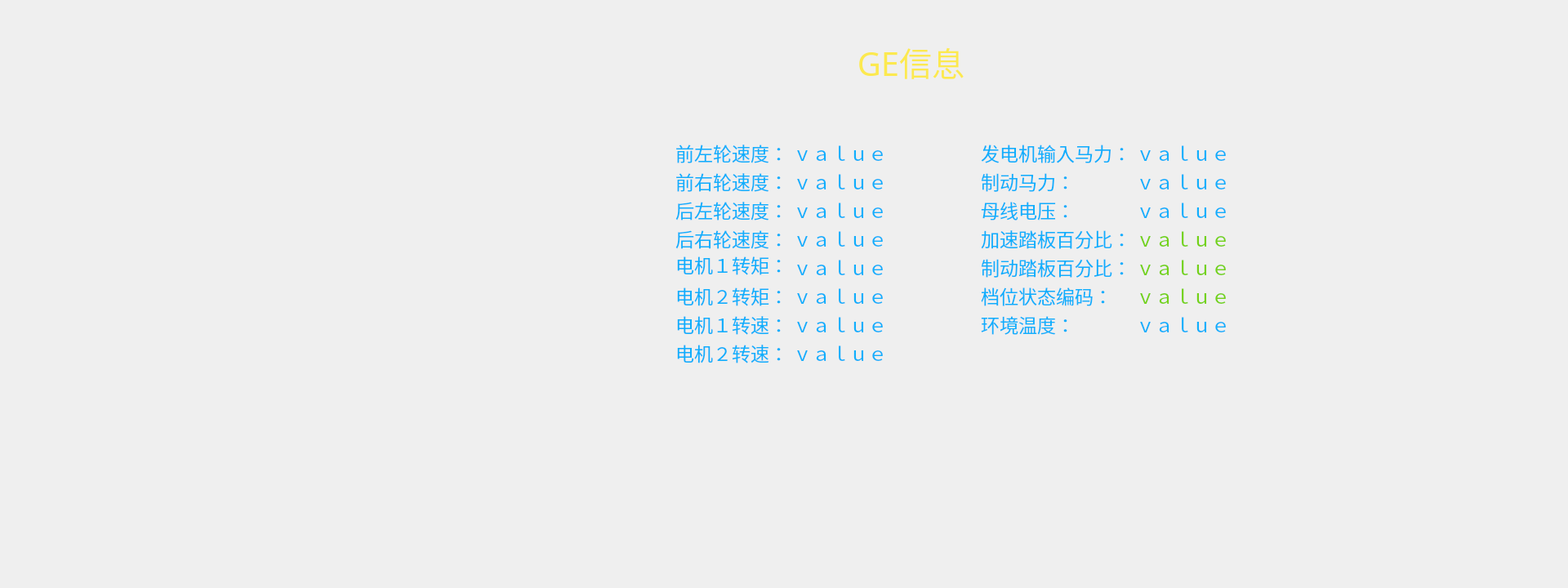
<?xml version="1.0" encoding="UTF-8"?>
<ui version="4.0">
 <class>Form_GE</class>
 <widget class="QWidget" name="Form_GE">
  <property name="geometry">
   <rect>
    <x>0</x>
    <y>0</y>
    <width>1920</width>
    <height>720</height>
   </rect>
  </property>
  <property name="windowTitle">
   <string>Form</string>
  </property>
  <property name="styleSheet">
   <string notr="true">/*background-image: url(:/pic_de260/bg_01.png);*/
QLabel{
color: rgb(15, 175, 252);
font: 17pt &quot;WenQuanYi Zen Hei&quot;;
}</string>
  </property>
  <widget class="QLabel" name="label">
   <property name="geometry">
    <rect>
     <x>930</x>
     <y>50</y>
     <width>371</width>
     <height>51</height>
    </rect>
   </property>
   <property name="font">
    <font>
     <family>TakaoPGothic</family>
     <pointsize>30</pointsize>
     <weight>50</weight>
     <italic>false</italic>
     <bold>false</bold>
    </font>
   </property>
   <property name="styleSheet">
    <string notr="true">color: rgb(252, 233, 79);
font: 30pt &quot;TakaoPGothic&quot;;</string>
   </property>
   <property name="text">
    <string>GE信息</string>
   </property>
   <property name="alignment">
    <set>Qt::AlignCenter</set>
   </property>
  </widget>
  <widget class="QLabel" name="label_2">
   <property name="geometry">
    <rect>
     <x>1290</x>
     <y>50</y>
     <width>81</width>
     <height>51</height>
    </rect>
   </property>
   <property name="font">
    <font>
     <family>WenQuanYi Zen Hei</family>
     <pointsize>17</pointsize>
     <weight>50</weight>
     <italic>false</italic>
     <bold>false</bold>
    </font>
   </property>
   <property name="styleSheet">
    <string notr="true"/>
   </property>
   <property name="text">
    <string/>
   </property>
   <property name="pixmap">
    <pixmap resource="resources.qrc">:/ico_260/919.png</pixmap>
   </property>
   <property name="scaledContents">
    <bool>false</bool>
   </property>
   <property name="alignment">
    <set>Qt::AlignCenter</set>
   </property>
  </widget>
  <widget class="QLabel" name="text1">
   <property name="geometry">
    <rect>
     <x>781</x>
     <y>172</y>
     <width>184</width>
     <height>29</height>
    </rect>
   </property>
   <property name="minimumSize">
    <size>
     <width>184</width>
     <height>0</height>
    </size>
   </property>
   <property name="font">
    <font>
     <family>WenQuanYi Zen Hei</family>
     <pointsize>17</pointsize>
     <weight>50</weight>
     <italic>false</italic>
     <bold>false</bold>
    </font>
   </property>
   <property name="styleSheet">
    <string notr="true"/>
   </property>
   <property name="text">
    <string>前左轮速度：</string>
   </property>
   <property name="scaledContents">
    <bool>false</bool>
   </property>
   <property name="alignment">
    <set>Qt::AlignRight|Qt::AlignTrailing|Qt::AlignVCenter</set>
   </property>
  </widget>
  <widget class="QLabel" name="text1_5">
   <property name="geometry">
    <rect>
     <x>971</x>
     <y>172</y>
     <width>160</width>
     <height>29</height>
    </rect>
   </property>
   <property name="minimumSize">
    <size>
     <width>160</width>
     <height>0</height>
    </size>
   </property>
   <property name="font">
    <font>
     <family>WenQuanYi Zen Hei</family>
     <pointsize>17</pointsize>
     <weight>50</weight>
     <italic>false</italic>
     <bold>false</bold>
    </font>
   </property>
   <property name="styleSheet">
    <string notr="true"/>
   </property>
   <property name="text">
    <string>ｖａｌｕｅ</string>
   </property>
   <property name="alignment">
    <set>Qt::AlignLeading|Qt::AlignLeft|Qt::AlignVCenter</set>
   </property>
  </widget>
  <widget class="QLabel" name="text1_2">
   <property name="geometry">
    <rect>
     <x>781</x>
     <y>207</y>
     <width>184</width>
     <height>29</height>
    </rect>
   </property>
   <property name="minimumSize">
    <size>
     <width>184</width>
     <height>0</height>
    </size>
   </property>
   <property name="font">
    <font>
     <family>WenQuanYi Zen Hei</family>
     <pointsize>17</pointsize>
     <weight>50</weight>
     <italic>false</italic>
     <bold>false</bold>
    </font>
   </property>
   <property name="styleSheet">
    <string notr="true"/>
   </property>
   <property name="text">
    <string>前右轮速度：</string>
   </property>
   <property name="scaledContents">
    <bool>true</bool>
   </property>
   <property name="alignment">
    <set>Qt::AlignRight|Qt::AlignTrailing|Qt::AlignVCenter</set>
   </property>
  </widget>
  <widget class="QLabel" name="text1_6">
   <property name="geometry">
    <rect>
     <x>971</x>
     <y>207</y>
     <width>160</width>
     <height>29</height>
    </rect>
   </property>
   <property name="minimumSize">
    <size>
     <width>160</width>
     <height>0</height>
    </size>
   </property>
   <property name="font">
    <font>
     <family>WenQuanYi Zen Hei</family>
     <pointsize>17</pointsize>
     <weight>50</weight>
     <italic>false</italic>
     <bold>false</bold>
    </font>
   </property>
   <property name="styleSheet">
    <string notr="true"/>
   </property>
   <property name="text">
    <string>ｖａｌｕｅ</string>
   </property>
   <property name="alignment">
    <set>Qt::AlignLeading|Qt::AlignLeft|Qt::AlignVCenter</set>
   </property>
  </widget>
  <widget class="QLabel" name="text1_3">
   <property name="geometry">
    <rect>
     <x>781</x>
     <y>242</y>
     <width>184</width>
     <height>29</height>
    </rect>
   </property>
   <property name="minimumSize">
    <size>
     <width>184</width>
     <height>0</height>
    </size>
   </property>
   <property name="font">
    <font>
     <family>WenQuanYi Zen Hei</family>
     <pointsize>17</pointsize>
     <weight>50</weight>
     <italic>false</italic>
     <bold>false</bold>
    </font>
   </property>
   <property name="styleSheet">
    <string notr="true"/>
   </property>
   <property name="text">
    <string>后左轮速度：</string>
   </property>
   <property name="alignment">
    <set>Qt::AlignRight|Qt::AlignTrailing|Qt::AlignVCenter</set>
   </property>
  </widget>
  <widget class="QLabel" name="text1_7">
   <property name="geometry">
    <rect>
     <x>971</x>
     <y>242</y>
     <width>160</width>
     <height>29</height>
    </rect>
   </property>
   <property name="minimumSize">
    <size>
     <width>160</width>
     <height>0</height>
    </size>
   </property>
   <property name="font">
    <font>
     <family>WenQuanYi Zen Hei</family>
     <pointsize>17</pointsize>
     <weight>50</weight>
     <italic>false</italic>
     <bold>false</bold>
    </font>
   </property>
   <property name="styleSheet">
    <string notr="true"/>
   </property>
   <property name="text">
    <string>ｖａｌｕｅ</string>
   </property>
   <property name="alignment">
    <set>Qt::AlignLeading|Qt::AlignLeft|Qt::AlignVCenter</set>
   </property>
  </widget>
  <widget class="QLabel" name="text1_4">
   <property name="geometry">
    <rect>
     <x>781</x>
     <y>277</y>
     <width>184</width>
     <height>29</height>
    </rect>
   </property>
   <property name="minimumSize">
    <size>
     <width>184</width>
     <height>0</height>
    </size>
   </property>
   <property name="font">
    <font>
     <family>WenQuanYi Zen Hei</family>
     <pointsize>17</pointsize>
     <weight>50</weight>
     <italic>false</italic>
     <bold>false</bold>
    </font>
   </property>
   <property name="styleSheet">
    <string notr="true"/>
   </property>
   <property name="text">
    <string>后右轮速度：</string>
   </property>
   <property name="alignment">
    <set>Qt::AlignRight|Qt::AlignTrailing|Qt::AlignVCenter</set>
   </property>
  </widget>
  <widget class="QLabel" name="text1_8">
   <property name="geometry">
    <rect>
     <x>971</x>
     <y>277</y>
     <width>160</width>
     <height>29</height>
    </rect>
   </property>
   <property name="minimumSize">
    <size>
     <width>160</width>
     <height>0</height>
    </size>
   </property>
   <property name="font">
    <font>
     <family>WenQuanYi Zen Hei</family>
     <pointsize>17</pointsize>
     <weight>50</weight>
     <italic>false</italic>
     <bold>false</bold>
    </font>
   </property>
   <property name="styleSheet">
    <string notr="true"/>
   </property>
   <property name="text">
    <string>ｖａｌｕｅ</string>
   </property>
   <property name="alignment">
    <set>Qt::AlignLeading|Qt::AlignLeft|Qt::AlignVCenter</set>
   </property>
  </widget>
  <widget class="QLabel" name="text1_24">
   <property name="geometry">
    <rect>
     <x>781</x>
     <y>312</y>
     <width>184</width>
     <height>29</height>
    </rect>
   </property>
   <property name="minimumSize">
    <size>
     <width>184</width>
     <height>0</height>
    </size>
   </property>
   <property name="font">
    <font>
     <family>WenQuanYi Zen Hei</family>
     <pointsize>17</pointsize>
     <weight>50</weight>
     <italic>false</italic>
     <bold>false</bold>
    </font>
   </property>
   <property name="styleSheet">
    <string notr="true"/>
   </property>
   <property name="text">
    <string>　　电机１转矩：</string>
   </property>
   <property name="alignment">
    <set>Qt::AlignBottom|Qt::AlignRight|Qt::AlignTrailing</set>
   </property>
  </widget>
  <widget class="QLabel" name="text1_23">
   <property name="geometry">
    <rect>
     <x>971</x>
     <y>312</y>
     <width>160</width>
     <height>29</height>
    </rect>
   </property>
   <property name="minimumSize">
    <size>
     <width>160</width>
     <height>0</height>
    </size>
   </property>
   <property name="font">
    <font>
     <family>WenQuanYi Zen Hei</family>
     <pointsize>17</pointsize>
     <weight>50</weight>
     <italic>false</italic>
     <bold>false</bold>
    </font>
   </property>
   <property name="styleSheet">
    <string notr="true"/>
   </property>
   <property name="text">
    <string>ｖａｌｕｅ</string>
   </property>
   <property name="alignment">
    <set>Qt::AlignLeading|Qt::AlignLeft|Qt::AlignVCenter</set>
   </property>
  </widget>
  <widget class="QLabel" name="text1_25">
   <property name="geometry">
    <rect>
     <x>781</x>
     <y>347</y>
     <width>184</width>
     <height>29</height>
    </rect>
   </property>
   <property name="minimumSize">
    <size>
     <width>184</width>
     <height>0</height>
    </size>
   </property>
   <property name="font">
    <font>
     <family>WenQuanYi Zen Hei</family>
     <pointsize>17</pointsize>
     <weight>50</weight>
     <italic>false</italic>
     <bold>false</bold>
    </font>
   </property>
   <property name="styleSheet">
    <string notr="true"/>
   </property>
   <property name="text">
    <string>　　电机２转矩：</string>
   </property>
   <property name="alignment">
    <set>Qt::AlignRight|Qt::AlignTrailing|Qt::AlignVCenter</set>
   </property>
  </widget>
  <widget class="QLabel" name="text1_26">
   <property name="geometry">
    <rect>
     <x>971</x>
     <y>347</y>
     <width>160</width>
     <height>29</height>
    </rect>
   </property>
   <property name="minimumSize">
    <size>
     <width>160</width>
     <height>0</height>
    </size>
   </property>
   <property name="font">
    <font>
     <family>WenQuanYi Zen Hei</family>
     <pointsize>17</pointsize>
     <weight>50</weight>
     <italic>false</italic>
     <bold>false</bold>
    </font>
   </property>
   <property name="styleSheet">
    <string notr="true"/>
   </property>
   <property name="text">
    <string>ｖａｌｕｅ</string>
   </property>
   <property name="alignment">
    <set>Qt::AlignLeading|Qt::AlignLeft|Qt::AlignVCenter</set>
   </property>
  </widget>
  <widget class="QLabel" name="text1_27">
   <property name="geometry">
    <rect>
     <x>781</x>
     <y>382</y>
     <width>184</width>
     <height>29</height>
    </rect>
   </property>
   <property name="minimumSize">
    <size>
     <width>184</width>
     <height>0</height>
    </size>
   </property>
   <property name="font">
    <font>
     <family>WenQuanYi Zen Hei</family>
     <pointsize>17</pointsize>
     <weight>50</weight>
     <italic>false</italic>
     <bold>false</bold>
    </font>
   </property>
   <property name="styleSheet">
    <string notr="true"/>
   </property>
   <property name="text">
    <string>　　电机１转速：</string>
   </property>
   <property name="alignment">
    <set>Qt::AlignRight|Qt::AlignTrailing|Qt::AlignVCenter</set>
   </property>
  </widget>
  <widget class="QLabel" name="text1_28">
   <property name="geometry">
    <rect>
     <x>971</x>
     <y>382</y>
     <width>160</width>
     <height>29</height>
    </rect>
   </property>
   <property name="minimumSize">
    <size>
     <width>160</width>
     <height>0</height>
    </size>
   </property>
   <property name="font">
    <font>
     <family>WenQuanYi Zen Hei</family>
     <pointsize>17</pointsize>
     <weight>50</weight>
     <italic>false</italic>
     <bold>false</bold>
    </font>
   </property>
   <property name="styleSheet">
    <string notr="true"/>
   </property>
   <property name="text">
    <string>ｖａｌｕｅ</string>
   </property>
   <property name="alignment">
    <set>Qt::AlignLeading|Qt::AlignLeft|Qt::AlignVCenter</set>
   </property>
  </widget>
  <widget class="QLabel" name="text1_30">
   <property name="geometry">
    <rect>
     <x>781</x>
     <y>417</y>
     <width>184</width>
     <height>29</height>
    </rect>
   </property>
   <property name="minimumSize">
    <size>
     <width>184</width>
     <height>0</height>
    </size>
   </property>
   <property name="font">
    <font>
     <family>WenQuanYi Zen Hei</family>
     <pointsize>17</pointsize>
     <weight>50</weight>
     <italic>false</italic>
     <bold>false</bold>
    </font>
   </property>
   <property name="styleSheet">
    <string notr="true"/>
   </property>
   <property name="text">
    <string>　　电机２转速：</string>
   </property>
   <property name="alignment">
    <set>Qt::AlignRight|Qt::AlignTrailing|Qt::AlignVCenter</set>
   </property>
  </widget>
  <widget class="QLabel" name="text1_29">
   <property name="geometry">
    <rect>
     <x>971</x>
     <y>417</y>
     <width>160</width>
     <height>29</height>
    </rect>
   </property>
   <property name="minimumSize">
    <size>
     <width>160</width>
     <height>0</height>
    </size>
   </property>
   <property name="font">
    <font>
     <family>WenQuanYi Zen Hei</family>
     <pointsize>17</pointsize>
     <weight>50</weight>
     <italic>false</italic>
     <bold>false</bold>
    </font>
   </property>
   <property name="styleSheet">
    <string notr="true"/>
   </property>
   <property name="text">
    <string>ｖａｌｕｅ</string>
   </property>
   <property name="alignment">
    <set>Qt::AlignLeading|Qt::AlignLeft|Qt::AlignVCenter</set>
   </property>
  </widget>
  <widget class="QLabel" name="text1_15">
   <property name="geometry">
    <rect>
     <x>1201</x>
     <y>172</y>
     <width>184</width>
     <height>29</height>
    </rect>
   </property>
   <property name="minimumSize">
    <size>
     <width>184</width>
     <height>0</height>
    </size>
   </property>
   <property name="font">
    <font>
     <family>WenQuanYi Zen Hei</family>
     <pointsize>17</pointsize>
     <weight>50</weight>
     <italic>false</italic>
     <bold>false</bold>
    </font>
   </property>
   <property name="styleSheet">
    <string notr="true"/>
   </property>
   <property name="text">
    <string>发电机输入马力：</string>
   </property>
   <property name="alignment">
    <set>Qt::AlignLeading|Qt::AlignLeft|Qt::AlignVCenter</set>
   </property>
  </widget>
  <widget class="QLabel" name="text1_16">
   <property name="geometry">
    <rect>
     <x>1391</x>
     <y>172</y>
     <width>160</width>
     <height>29</height>
    </rect>
   </property>
   <property name="minimumSize">
    <size>
     <width>160</width>
     <height>0</height>
    </size>
   </property>
   <property name="font">
    <font>
     <family>WenQuanYi Zen Hei</family>
     <pointsize>17</pointsize>
     <weight>50</weight>
     <italic>false</italic>
     <bold>false</bold>
    </font>
   </property>
   <property name="styleSheet">
    <string notr="true"/>
   </property>
   <property name="text">
    <string>ｖａｌｕｅ</string>
   </property>
   <property name="alignment">
    <set>Qt::AlignLeading|Qt::AlignLeft|Qt::AlignVCenter</set>
   </property>
  </widget>
  <widget class="QLabel" name="text1_18">
   <property name="geometry">
    <rect>
     <x>1201</x>
     <y>207</y>
     <width>184</width>
     <height>29</height>
    </rect>
   </property>
   <property name="minimumSize">
    <size>
     <width>184</width>
     <height>0</height>
    </size>
   </property>
   <property name="font">
    <font>
     <family>WenQuanYi Zen Hei</family>
     <pointsize>17</pointsize>
     <weight>50</weight>
     <italic>false</italic>
     <bold>false</bold>
    </font>
   </property>
   <property name="styleSheet">
    <string notr="true"/>
   </property>
   <property name="text">
    <string>制动马力：</string>
   </property>
   <property name="alignment">
    <set>Qt::AlignLeading|Qt::AlignLeft|Qt::AlignVCenter</set>
   </property>
  </widget>
  <widget class="QLabel" name="text1_17">
   <property name="geometry">
    <rect>
     <x>1391</x>
     <y>207</y>
     <width>160</width>
     <height>29</height>
    </rect>
   </property>
   <property name="minimumSize">
    <size>
     <width>160</width>
     <height>0</height>
    </size>
   </property>
   <property name="font">
    <font>
     <family>WenQuanYi Zen Hei</family>
     <pointsize>17</pointsize>
     <weight>50</weight>
     <italic>false</italic>
     <bold>false</bold>
    </font>
   </property>
   <property name="styleSheet">
    <string notr="true"/>
   </property>
   <property name="text">
    <string>ｖａｌｕｅ</string>
   </property>
   <property name="alignment">
    <set>Qt::AlignLeading|Qt::AlignLeft|Qt::AlignVCenter</set>
   </property>
  </widget>
  <widget class="QLabel" name="text1_19">
   <property name="geometry">
    <rect>
     <x>1201</x>
     <y>242</y>
     <width>184</width>
     <height>29</height>
    </rect>
   </property>
   <property name="minimumSize">
    <size>
     <width>184</width>
     <height>0</height>
    </size>
   </property>
   <property name="font">
    <font>
     <family>WenQuanYi Zen Hei</family>
     <pointsize>17</pointsize>
     <weight>50</weight>
     <italic>false</italic>
     <bold>false</bold>
    </font>
   </property>
   <property name="styleSheet">
    <string notr="true"/>
   </property>
   <property name="text">
    <string>母线电压：</string>
   </property>
   <property name="alignment">
    <set>Qt::AlignLeading|Qt::AlignLeft|Qt::AlignVCenter</set>
   </property>
  </widget>
  <widget class="QLabel" name="text1_20">
   <property name="geometry">
    <rect>
     <x>1391</x>
     <y>242</y>
     <width>160</width>
     <height>29</height>
    </rect>
   </property>
   <property name="minimumSize">
    <size>
     <width>160</width>
     <height>0</height>
    </size>
   </property>
   <property name="font">
    <font>
     <family>WenQuanYi Zen Hei</family>
     <pointsize>17</pointsize>
     <weight>50</weight>
     <italic>false</italic>
     <bold>false</bold>
    </font>
   </property>
   <property name="styleSheet">
    <string notr="true"/>
   </property>
   <property name="text">
    <string>ｖａｌｕｅ</string>
   </property>
   <property name="alignment">
    <set>Qt::AlignLeading|Qt::AlignLeft|Qt::AlignVCenter</set>
   </property>
  </widget>
  <widget class="QLabel" name="text1_10">
   <property name="geometry">
    <rect>
     <x>1201</x>
     <y>277</y>
     <width>184</width>
     <height>29</height>
    </rect>
   </property>
   <property name="minimumSize">
    <size>
     <width>184</width>
     <height>0</height>
    </size>
   </property>
   <property name="font">
    <font>
     <family>WenQuanYi Zen Hei</family>
     <pointsize>17</pointsize>
     <weight>50</weight>
     <italic>false</italic>
     <bold>false</bold>
    </font>
   </property>
   <property name="styleSheet">
    <string notr="true"/>
   </property>
   <property name="text">
    <string>加速踏板百分比：</string>
   </property>
   <property name="alignment">
    <set>Qt::AlignLeading|Qt::AlignLeft|Qt::AlignVCenter</set>
   </property>
  </widget>
  <widget class="QLabel" name="text1_9">
   <property name="geometry">
    <rect>
     <x>1391</x>
     <y>277</y>
     <width>160</width>
     <height>29</height>
    </rect>
   </property>
   <property name="minimumSize">
    <size>
     <width>160</width>
     <height>0</height>
    </size>
   </property>
   <property name="font">
    <font>
     <family>WenQuanYi Zen Hei</family>
     <pointsize>17</pointsize>
     <weight>50</weight>
     <italic>false</italic>
     <bold>false</bold>
    </font>
   </property>
   <property name="styleSheet">
    <string notr="true">color: rgb(115, 210, 22)</string>
   </property>
   <property name="text">
    <string>ｖａｌｕｅ</string>
   </property>
   <property name="alignment">
    <set>Qt::AlignLeading|Qt::AlignLeft|Qt::AlignVCenter</set>
   </property>
  </widget>
  <widget class="QLabel" name="text1_12">
   <property name="geometry">
    <rect>
     <x>1201</x>
     <y>312</y>
     <width>184</width>
     <height>29</height>
    </rect>
   </property>
   <property name="minimumSize">
    <size>
     <width>184</width>
     <height>0</height>
    </size>
   </property>
   <property name="font">
    <font>
     <family>WenQuanYi Zen Hei</family>
     <pointsize>17</pointsize>
     <weight>50</weight>
     <italic>false</italic>
     <bold>false</bold>
    </font>
   </property>
   <property name="styleSheet">
    <string notr="true"/>
   </property>
   <property name="text">
    <string>制动踏板百分比：</string>
   </property>
   <property name="alignment">
    <set>Qt::AlignLeading|Qt::AlignLeft|Qt::AlignVCenter</set>
   </property>
  </widget>
  <widget class="QLabel" name="text1_11">
   <property name="geometry">
    <rect>
     <x>1391</x>
     <y>312</y>
     <width>160</width>
     <height>29</height>
    </rect>
   </property>
   <property name="minimumSize">
    <size>
     <width>160</width>
     <height>0</height>
    </size>
   </property>
   <property name="font">
    <font>
     <family>WenQuanYi Zen Hei</family>
     <pointsize>17</pointsize>
     <weight>50</weight>
     <italic>false</italic>
     <bold>false</bold>
    </font>
   </property>
   <property name="styleSheet">
    <string notr="true">color: rgb(115, 210, 22)</string>
   </property>
   <property name="text">
    <string>ｖａｌｕｅ</string>
   </property>
   <property name="alignment">
    <set>Qt::AlignLeading|Qt::AlignLeft|Qt::AlignVCenter</set>
   </property>
  </widget>
  <widget class="QLabel" name="text1_13">
   <property name="geometry">
    <rect>
     <x>1201</x>
     <y>347</y>
     <width>184</width>
     <height>29</height>
    </rect>
   </property>
   <property name="minimumSize">
    <size>
     <width>184</width>
     <height>0</height>
    </size>
   </property>
   <property name="font">
    <font>
     <family>WenQuanYi Zen Hei</family>
     <pointsize>17</pointsize>
     <weight>50</weight>
     <italic>false</italic>
     <bold>false</bold>
    </font>
   </property>
   <property name="styleSheet">
    <string notr="true"/>
   </property>
   <property name="text">
    <string>档位状态编码：</string>
   </property>
   <property name="alignment">
    <set>Qt::AlignLeading|Qt::AlignLeft|Qt::AlignVCenter</set>
   </property>
  </widget>
  <widget class="QLabel" name="text1_14">
   <property name="geometry">
    <rect>
     <x>1391</x>
     <y>347</y>
     <width>160</width>
     <height>29</height>
    </rect>
   </property>
   <property name="minimumSize">
    <size>
     <width>160</width>
     <height>0</height>
    </size>
   </property>
   <property name="font">
    <font>
     <family>WenQuanYi Zen Hei</family>
     <pointsize>17</pointsize>
     <weight>50</weight>
     <italic>false</italic>
     <bold>false</bold>
    </font>
   </property>
   <property name="styleSheet">
    <string notr="true">color: rgb(115, 210, 22)</string>
   </property>
   <property name="text">
    <string>ｖａｌｕｅ</string>
   </property>
   <property name="alignment">
    <set>Qt::AlignLeading|Qt::AlignLeft|Qt::AlignVCenter</set>
   </property>
  </widget>
  <widget class="QLabel" name="text1_22">
   <property name="geometry">
    <rect>
     <x>1201</x>
     <y>382</y>
     <width>184</width>
     <height>29</height>
    </rect>
   </property>
   <property name="minimumSize">
    <size>
     <width>184</width>
     <height>0</height>
    </size>
   </property>
   <property name="font">
    <font>
     <family>WenQuanYi Zen Hei</family>
     <pointsize>17</pointsize>
     <weight>50</weight>
     <italic>false</italic>
     <bold>false</bold>
    </font>
   </property>
   <property name="styleSheet">
    <string notr="true"/>
   </property>
   <property name="text">
    <string>环境温度：</string>
   </property>
   <property name="alignment">
    <set>Qt::AlignLeading|Qt::AlignLeft|Qt::AlignVCenter</set>
   </property>
  </widget>
  <widget class="QLabel" name="text1_21">
   <property name="geometry">
    <rect>
     <x>1391</x>
     <y>382</y>
     <width>160</width>
     <height>29</height>
    </rect>
   </property>
   <property name="minimumSize">
    <size>
     <width>160</width>
     <height>0</height>
    </size>
   </property>
   <property name="font">
    <font>
     <family>WenQuanYi Zen Hei</family>
     <pointsize>17</pointsize>
     <weight>50</weight>
     <italic>false</italic>
     <bold>false</bold>
    </font>
   </property>
   <property name="styleSheet">
    <string notr="true"/>
   </property>
   <property name="text">
    <string>ｖａｌｕｅ</string>
   </property>
   <property name="alignment">
    <set>Qt::AlignLeading|Qt::AlignLeft|Qt::AlignVCenter</set>
   </property>
  </widget>
 </widget>
 <resources>
  <include location="resources.qrc"/>
 </resources>
 <connections/>
</ui>
